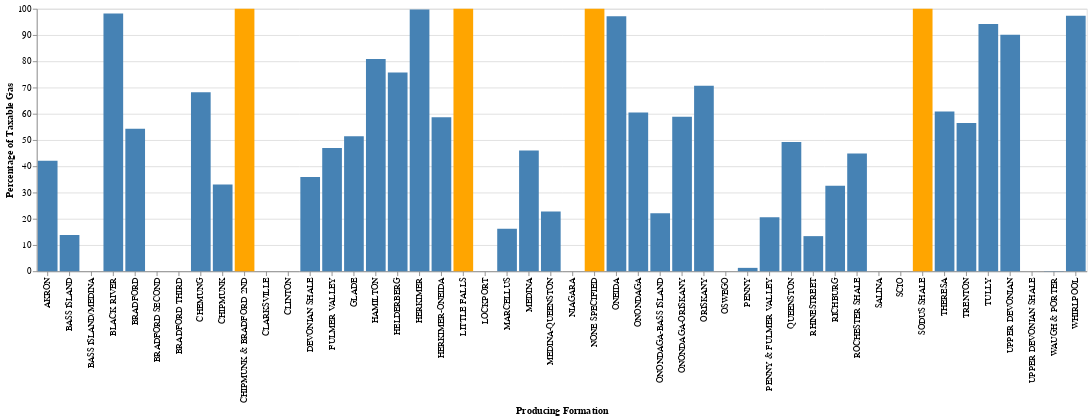

The code cell stored with this chart in its notebook:
### Code cell
Chart(TG_1990s).mark_bar().encode(x='Producing Formation:O', y='Percentage of Taxable Gas', 
                                  color=alt.condition(
                                  alt.datum['Percentage of Taxable Gas'] == TG_1990s['Percentage of Taxable Gas'].max(),  
                                  alt.value('orange'),   
                                  alt.value('steelblue')   
                                                     )).properties(width=1200)

### Figure 1 — Vega-Lite specification as saved in the notebook (floating-point values rounded to 4 significant figures)
{"config": {"view": {"continuousWidth": 400, "continuousHeight": 300}}, "data": {"name": "data-1eaaedee10f12aca9dd220da5a2f8e76"}, "mark": "bar", "encoding": {"color": {"condition": {"value": "orange", "test": "(datum['Percentage of Taxable Gas'] === 100.0)"}, "value": "steelblue"}, "x": {"type": "ordinal", "field": "Producing Formation"}, "y": {"type": "quantitative", "field": "Percentage of Taxable Gas"}}, "width": 1200, "$schema": "https://vega.github.io/schema/vega-lite/v4.8.1.json", "datasets": {"data-1eaaedee10f12aca9dd220da5a2f8e76": [{"Producing Formation": "AKRON", "Percentage of Taxable Gas": 42.05}, {"Producing Formation": "BASS ISLAND", "Percentage of Taxable Gas": 13.81}, {"Producing Formation": "BASS ISLAND/MEDINA", "Percentage of Taxable Gas": 0.0}, {"Producing Formation": "BLACK RIVER", "Percentage of Taxable Gas": 98.18}, {"Producing Formation": "BRADFORD", "Percentage of Taxable Gas": 54.31}, {"Producing Formation": "BRADFORD SECOND", "Percentage of Taxable Gas": 0.0}, {"Producing Formation": "BRADFORD THIRD", "Percentage of Taxable Gas": 0.0}, {"Producing Formation": "CHEMUNG", "Percentage of Taxable Gas": 68.18}, {"Producing Formation": "CHIPMUNK", "Percentage of Taxable Gas": 33.08}, {"Producing Formation": "CHIPMUNK & BRADFORD 2ND", "Percentage of Taxable Gas": 100.0}, {"Producing Formation": "CLARKSVILLE", "Percentage of Taxable Gas": 0.0}, {"Producing Formation": "CLINTON", "Percentage of Taxable Gas": 0.0}, {"Producing Formation": "DEVONIAN SHALE", "Percentage of Taxable Gas": 35.94}, {"Producing Formation": "FULMER VALLEY", "Percentage of Taxable Gas": 46.95}, {"Producing Formation": "GLADE", "Percentage of Taxable Gas": 51.47}, {"Producing Formation": "HAMILTON", "Percentage of Taxable Gas": 80.81}, {"Producing Formation": "HELDERBERG", "Percentage of Taxable Gas": 75.7}, {"Producing Formation": "HERKIMER", "Percentage of Taxable Gas": 99.76}, {"Producing Formation": "HERKIMER-ONEIDA", "Percentage of Taxable Gas": 58.62}, {"Producing Formation": "LITTLE FALLS", "Percentage of Taxable Gas": 100.0}, {"Producing Formation": "LOCKPORT", "Percentage of Taxable Gas": 0.0}, {"Producing Formation": "MARCELLUS", "Percentage of Taxable Gas": 16.19}, {"Producing Formation": "MEDINA", "Percentage of Taxable Gas": 46.03}, {"Producing Formation": "MEDINA-QUEENSTON", "Percentage of Taxable Gas": 22.76}, {"Producing Formation": "NIAGARA", "Percentage of Taxable Gas": 0.0}, {"Producing Formation": "NONE SPECIFIED", "Percentage of Taxable Gas": 100.0}, {"Producing Formation": "ONEIDA", "Percentage of Taxable Gas": 97.13}, {"Producing Formation": "ONONDAGA", "Percentage of Taxable Gas": 60.46}, {"Producing Formation": "ONONDAGA-BASS ISLAND", "Percentage of Taxable Gas": 22.14}, {"Producing Formation": "ONONDAGA-ORISKANY", "Percentage of Taxable Gas": 58.86}, {"Producing Formation": "ORISKANY", "Percentage of Taxable Gas": 70.64}, {"Producing Formation": "OSWEGO", "Percentage of Taxable Gas": 0.0}, {"Producing Formation": "PENNY", "Percentage of Taxable Gas": 1.29}, {"Producing Formation": "PENNY & FULMER VALLEY", "Percentage of Taxable Gas": 20.59}, {"Producing Formation": "QUEENSTON", "Percentage of Taxable Gas": 49.22}, {"Producing Formation": "RHINESTREET", "Percentage of Taxable Gas": 13.38}, {"Producing Formation": "RICHBURG", "Percentage of Taxable Gas": 32.61}, {"Producing Formation": "ROCHESTER SHALE", "Percentage of Taxable Gas": 44.84}, {"Producing Formation": "SALINA", "Percentage of Taxable Gas": 0.0}, {"Producing Formation": "SCIO", "Percentage of Taxable Gas": 0.0}, {"Producing Formation": "SODUS SHALE", "Percentage of Taxable Gas": 100.0}, {"Producing Formation": "THERESA", "Percentage of Taxable Gas": 60.82}, {"Producing Formation": "TRENTON", "Percentage of Taxable Gas": 56.45}, {"Producing Formation": "TULLY", "Percentage of Taxable Gas": 94.23}, {"Producing Formation": "UPPER DEVONIAN", "Percentage of Taxable Gas": 90.05}, {"Producing Formation": "UPPER DEVONIAN SHALE", "Percentage of Taxable Gas": 0.0}, {"Producing Formation": "WAUGH & PORTER", "Percentage of Taxable Gas": 0.1}, {"Producing Formation": "WHIRLPOOL", "Percentage of Taxable Gas": 97.37}]}}
